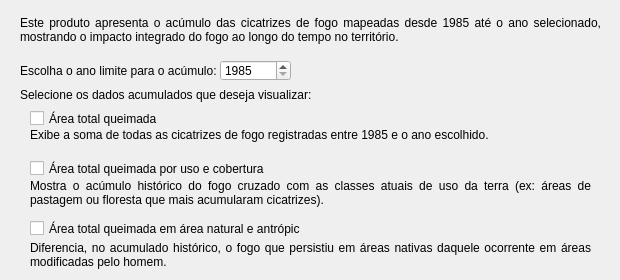
     <widget class="QWidget" name="fire_accumulated_2">
      <attribute name="title">
       <string>Área queimada acumulada</string>
      </attribute>
      <widget class="QLabel" name="Descriotion_fire_accumulated_4">
       <property name="geometry">
        <rect>
         <x>20</x>
         <y>0</y>
         <width>581</width>
         <height>61</height>
        </rect>
       </property>
       <property name="text">
        <string>&lt;html&gt;&lt;head/&gt;&lt;body&gt;&lt;p&gt;Este produto apresenta o acúmulo das cicatrizes de fogo mapeadas desde 1985 até o ano selecionado, mostrando o impacto integrado do fogo ao longo do tempo no território.&lt;/p&gt;&lt;/body&gt;&lt;/html&gt;</string>
       </property>
       <property name="alignment">
        <set>Qt::AlignmentFlag::AlignJustify|Qt::AlignmentFlag::AlignVCenter</set>
       </property>
       <property name="wordWrap">
        <bool>true</bool>
       </property>
      </widget>
      <widget class="QSpinBox" name="FireAcumulatedT1">
       <property name="geometry">
        <rect>
         <x>220</x>
         <y>60</y>
         <width>71</width>
         <height>21</height>
        </rect>
       </property>
       <property name="minimum">
        <number>1985</number>
       </property>
       <property name="maximum">
        <number>2999</number>
       </property>
       <property name="value">
        <number>1985</number>
       </property>
      </widget>
      <widget class="QCheckBox" name="check_fire_accumulated_by_total_burned">
       <property name="geometry">
        <rect>
         <x>30</x>
         <y>110</y>
         <width>201</width>
         <height>17</height>
        </rect>
       </property>
       <property name="text">
        <string>Área total queimada</string>
       </property>
       <property name="checked">
        <bool>false</bool>
       </property>
      </widget>
      <widget class="QCheckBox" name="check_fire_accumulated_by_class">
       <property name="geometry">
        <rect>
         <x>30</x>
         <y>160</y>
         <width>321</width>
         <height>17</height>
        </rect>
       </property>
       <property name="text">
        <string>Área total queimada por uso e cobertura</string>
       </property>
       <property name="checked">
        <bool>false</bool>
       </property>
      </widget>
      <widget class="QLabel" name="SelecioneProduto_fire_accumulated_3">
       <property name="geometry">
        <rect>
         <x>20</x>
         <y>87</y>
         <width>491</width>
         <height>16</height>
        </rect>
       </property>
       <property name="text">
        <string>Selecione os dados acumulados que deseja visualizar:</string>
       </property>
      </widget>
      <widget class="QLabel" name="Description_fire_accumulatedl_by_total_burned_2">
       <property name="geometry">
        <rect>
         <x>30</x>
         <y>127</y>
         <width>581</width>
         <height>16</height>
        </rect>
       </property>
       <property name="text">
        <string>Exibe a soma de todas as cicatrizes de fogo registradas entre 1985 e o ano escolhido.</string>
       </property>
       <property name="alignment">
        <set>Qt::AlignmentFlag::AlignJustify|Qt::AlignmentFlag::AlignVCenter</set>
       </property>
       <property name="wordWrap">
        <bool>true</bool>
       </property>
      </widget>
      <widget class="QLabel" name="Description_fire_accumulated_by_natural_anthropic_2">
       <property name="geometry">
        <rect>
         <x>30</x>
         <y>240</y>
         <width>561</width>
         <height>31</height>
        </rect>
       </property>
       <property name="text">
        <string>&lt;html&gt;&lt;head/&gt;&lt;body&gt;&lt;p&gt;Diferencia, no acumulado histórico, o fogo que persistiu em áreas nativas daquele ocorrente em áreas modificadas pelo homem.&lt;/p&gt;&lt;/body&gt;&lt;/html&gt;</string>
       </property>
       <property name="alignment">
        <set>Qt::AlignmentFlag::AlignJustify|Qt::AlignmentFlag::AlignVCenter</set>
       </property>
       <property name="wordWrap">
        <bool>true</bool>
       </property>
      </widget>
      <widget class="QLabel" name="Description_fire_accumulated_2">
       <property name="geometry">
        <rect>
         <x>30</x>
         <y>177</y>
         <width>561</width>
         <height>31</height>
        </rect>
       </property>
       <property name="text">
        <string>Mostra o acúmulo histórico do fogo cruzado com as classes atuais de uso da terra (ex: áreas de pastagem ou floresta que mais acumularam cicatrizes).</string>
       </property>
       <property name="alignment">
        <set>Qt::AlignmentFlag::AlignJustify|Qt::AlignmentFlag::AlignVCenter</set>
       </property>
       <property name="wordWrap">
        <bool>true</bool>
       </property>
      </widget>
      <widget class="QCheckBox" name="check_fire_accumulated_by_natural_anthropic">
       <property name="geometry">
        <rect>
         <x>30</x>
         <y>220</y>
         <width>271</width>
         <height>17</height>
        </rect>
       </property>
       <property name="text">
        <string>Área total queimada em área natural e antrópico</string>
       </property>
       <property name="checked">
        <bool>false</bool>
       </property>
      </widget>
      <widget class="QLabel" name="SelecioneProduto_fire_accumulated_14">
       <property name="geometry">
        <rect>
         <x>20</x>
         <y>60</y>
         <width>201</width>
         <height>21</height>
        </rect>
       </property>
       <property name="text">
        <string>Escolha o ano limite para o acúmulo:</string>
       </property>
       <property name="alignment">
        <set>Qt::AlignmentFlag::AlignLeading|Qt::AlignmentFlag::AlignLeft|Qt::AlignmentFlag::AlignVCenter</set>
       </property>
      </widget>
     </widget>
